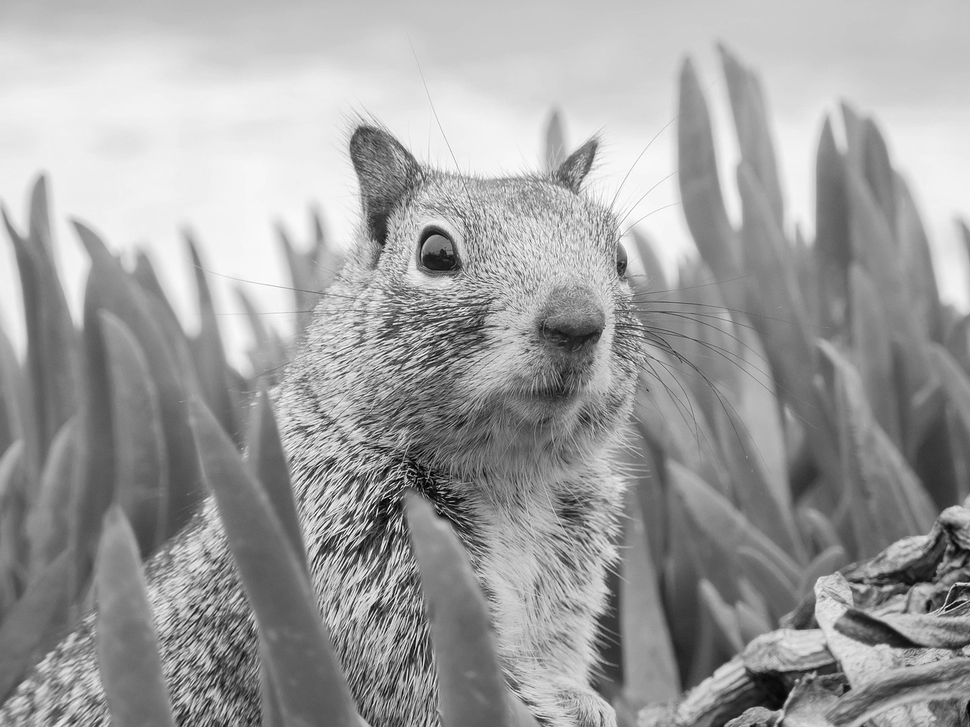
#> input picture LV6/example_grayscale.png, 970 x 727 px, shrunk from 1280 x 960 before the run
$ python zad4.py
#> lines starting #> are read from the running program, lines starting #| are printed output that depends on the picture
import matplotlib.pyplot as plt
import matplotlib.image as mpimg
from sklearn.cluster import KMeans
import numpy as np

# Učitavanje slike
imageNew = mpimg.imread('example_grayscale.png')
#> imageNew is the input picture: shape (727, 970) float32; min 0, max 1, mean 0.624

# Pretvaranje slike u 2D matricu piksela
height, width = imageNew.shape
#> height = 727; width = 970
X = imageNew.reshape((-1, 1))  # matrica oblika (n_sample, n_feature)

# Primjena KMeans algoritma za kvantizaciju boja
n_clusters = [2, 5, 10, 20]
plt.figure(figsize=(15, 10))

for i, n in enumerate(n_clusters):
    k_means = KMeans(n_clusters=n, n_init=1)
    k_means.fit(X)
    values = k_means.cluster_centers_.squeeze()
    labels = k_means.labels_
    image_compressed = np.choose(labels, values)
    image_compressed.shape = imageNew.shape

    # Prikaz komprimirane slike
    plt.subplot(2, 2, i+1)
    plt.imshow(image_compressed, cmap='gray')
    plt.title(f'K = {n}')
    plt.axis('off')

plt.show()
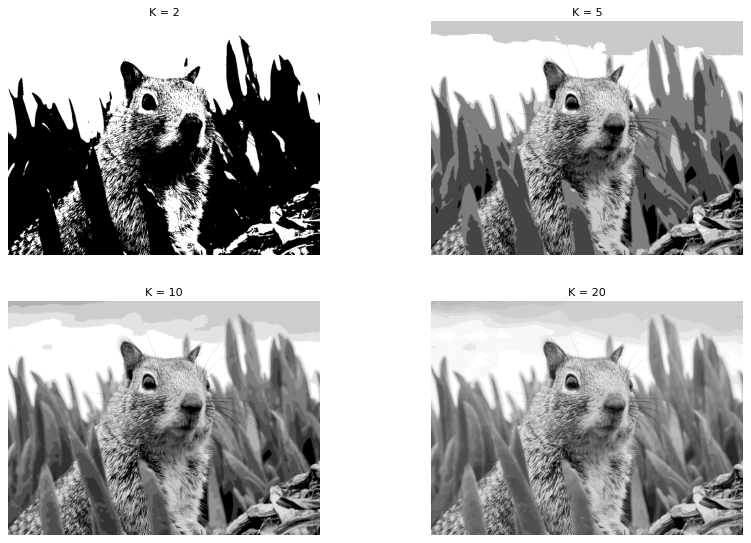
#> figure drawn by matplotlib, 4 panels
